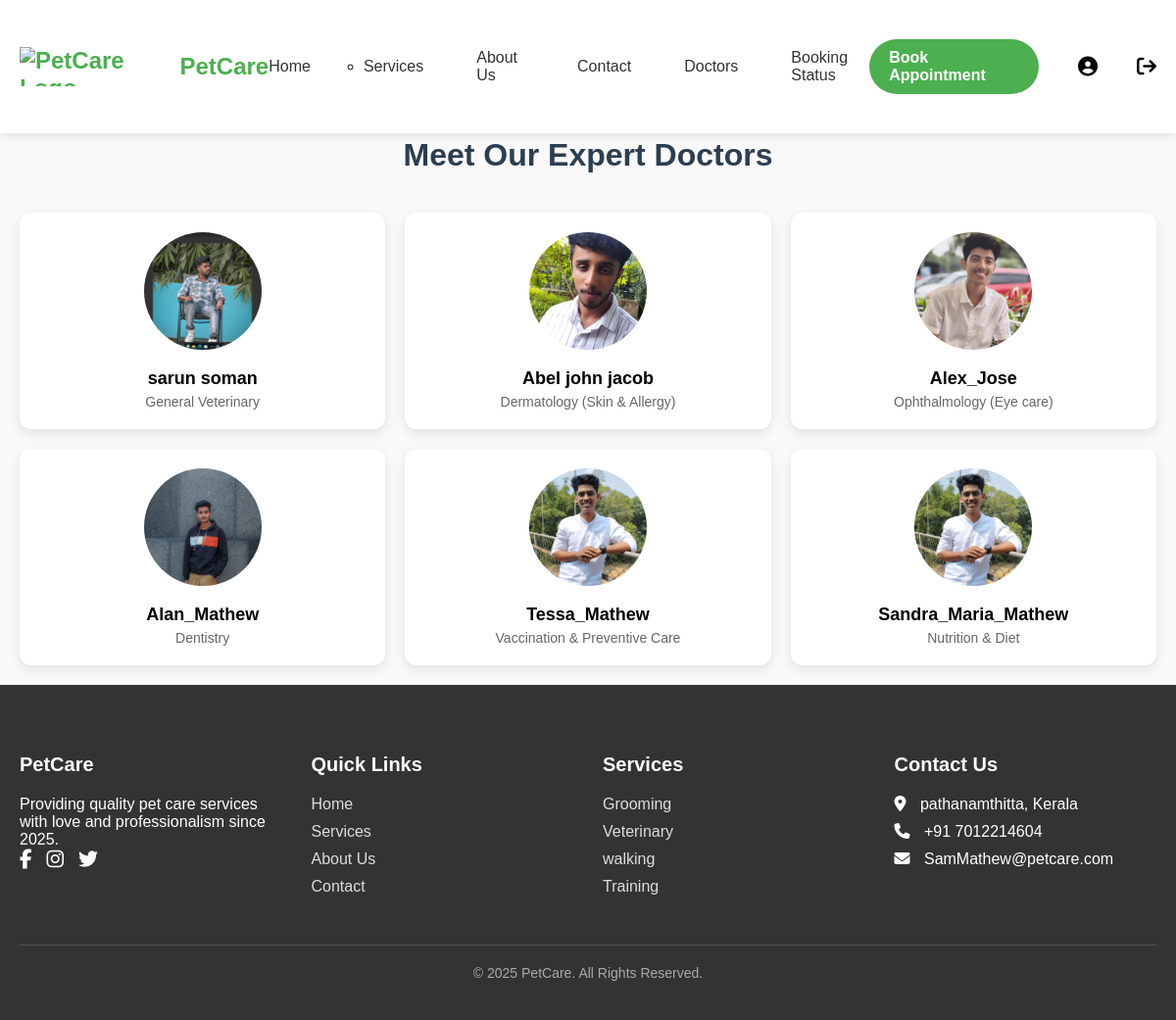
/one/doc (signed in), run on an earlier commit of the app's database.
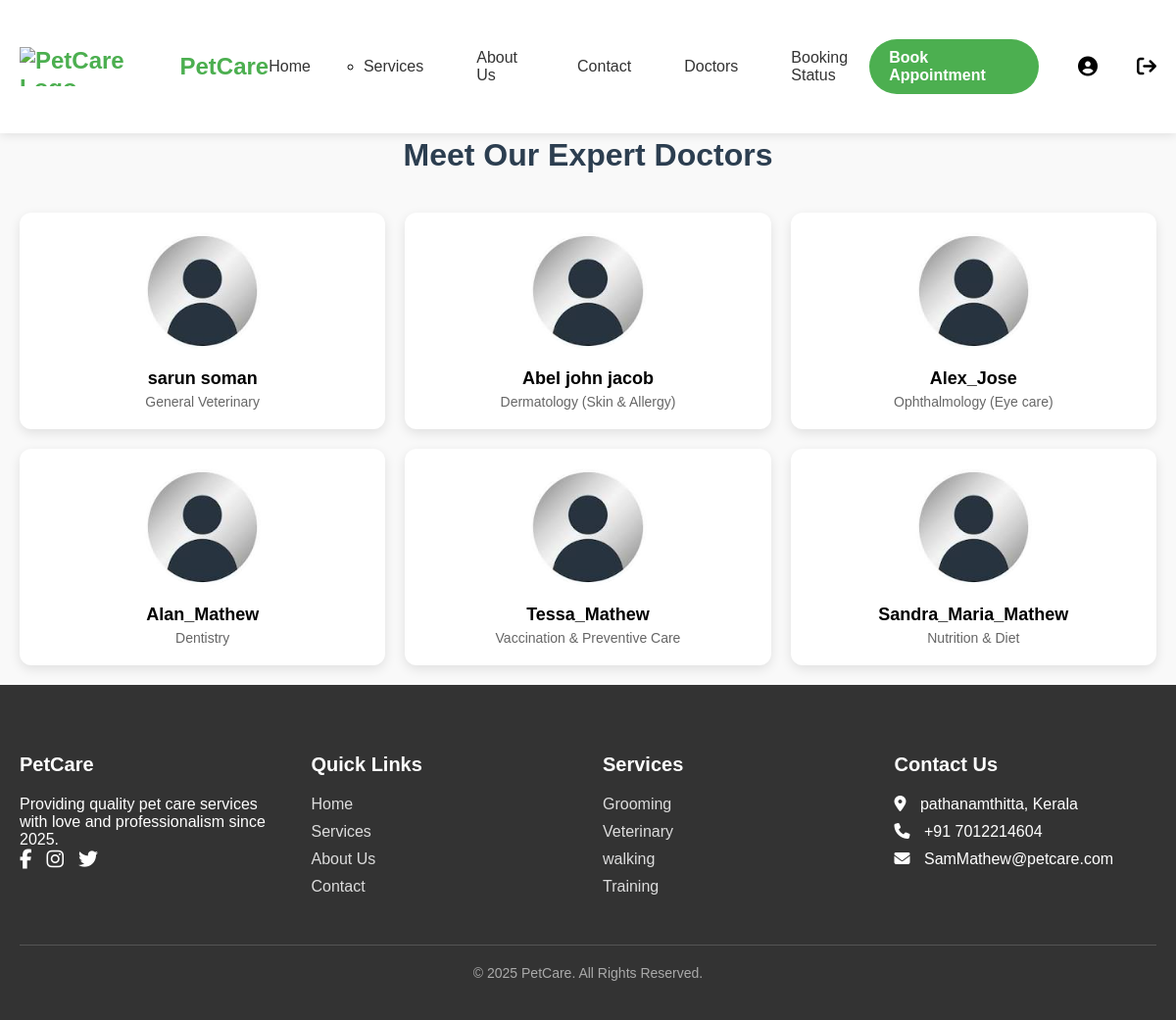
And on a later commit of the database.
### petcare/models.py (models this page shows, shortened)
class Doctor(models.Model):
    name = models.CharField(max_length=100)
    specialization = models.CharField(max_length=100)
    image = models.ImageField(upload_to='doctors/')  # image support

### petcare/views.py (the view)
# urls.py: path('doc',doctor,name='doct'),
@login_required
def doctor(request):
    doctors = Doctor.objects.all()
    return render(request, 'doctor.html', {'doctors': doctors})

### templates/doctor.html
{% extends 'base.html' %}
{% load static %}
{% block content %}
<link rel="stylesheet" href="{% static 'css/doctor.css' %}">
<div class="container">
    <h1 class="page-title">Meet Our Expert Doctors</h1>
    <div class="doctor-list">
        {% for doctor in doctors %}
        <div class="doctor-card">
            <img src="{{ doctor.image.url }}" alt="{{ doctor.name }}" class="doctor-img">
            <div class="doctor-name">{{ doctor.name }}</div>
            <div class="specialization">{{ doctor.specialization }}</div>
        </div>
        {% empty %}
        <p class="text-center">No doctors available.</p>
        {% endfor %}
    </div>
</div>
{% endblock %}

What changed in the data, as far as the page shows it:
changed Doctor "sarun soman": image: a different picture
changed Doctor "Abel john jacob": image: a different picture
changed Doctor "Alex_Jose": image: a different picture
changed Doctor "Alan_Mathew": image: a different picture
changed Doctor "Tessa_Mathew": image: a different picture
changed Doctor "Sandra_Maria_Mathew": image: a different picture
